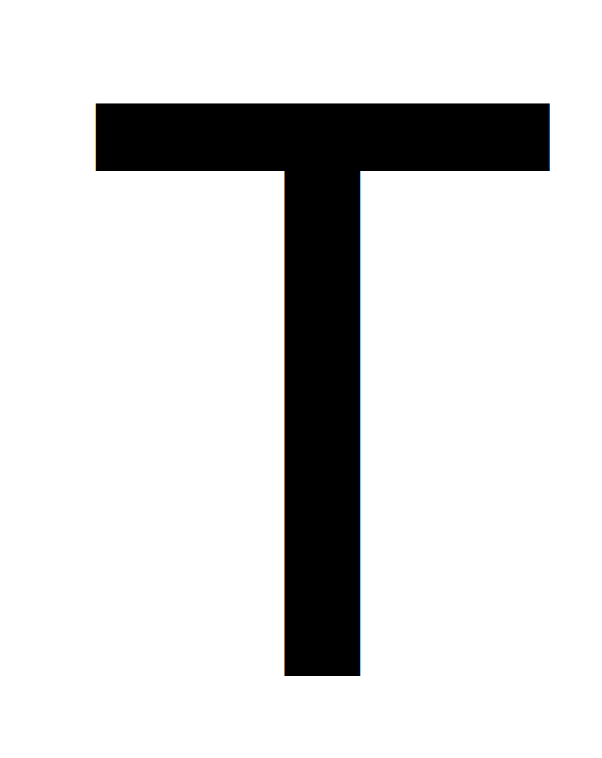
#> input picture Alphabet-Recognize/pics/T.png, 602 x 758 px
$ python picture_recognize.py
#> lines starting #> are read from the running program, lines starting #| are printed output that depends on the picture; after the words box and inside, x2 and y2 are one past the last pixel; in counts of white or black regions, pixels touching at a corner belong together
#> further down, img is the input picture: shape (758, 602, 3); mean B, G, R 216.5, 216.5, 216.5
import numpy as np
import cv2 as cv


#################### FIND CORNERS ####################
# return a picture of dots representing corners
def detect_corner(img):
	# convert the image to gray
	gray = cv.cvtColor(img, cv.COLOR_BGR2GRAY)

	# convert the numbers in gray to float
	# cv.cornerHarris() needs float image
	gray = np.float32(gray)

	# detect corners
	dst = cv.cornerHarris(gray, 2, 3, 0.04)
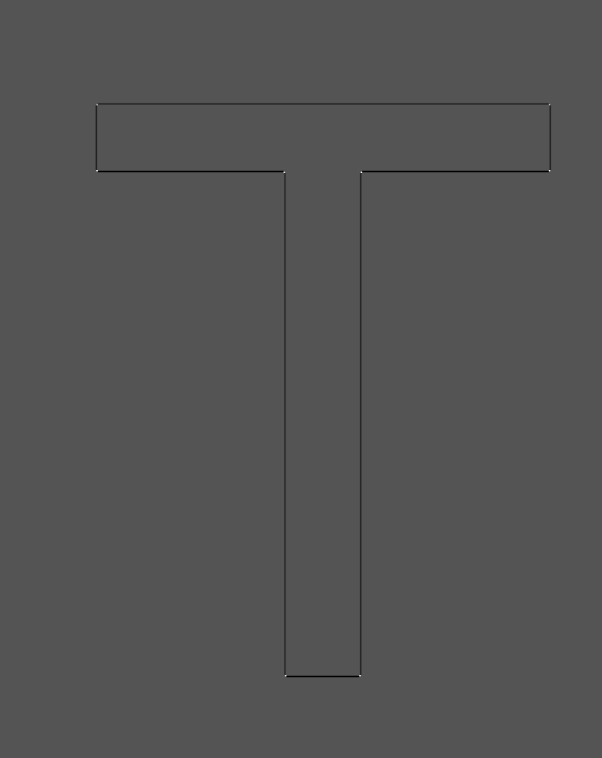
#> dst: shape (758, 602) float32; min -169130016, max 339398976, mean -725583.3; drawn with min black and max white
	dst = cv.dilate(dst, None)
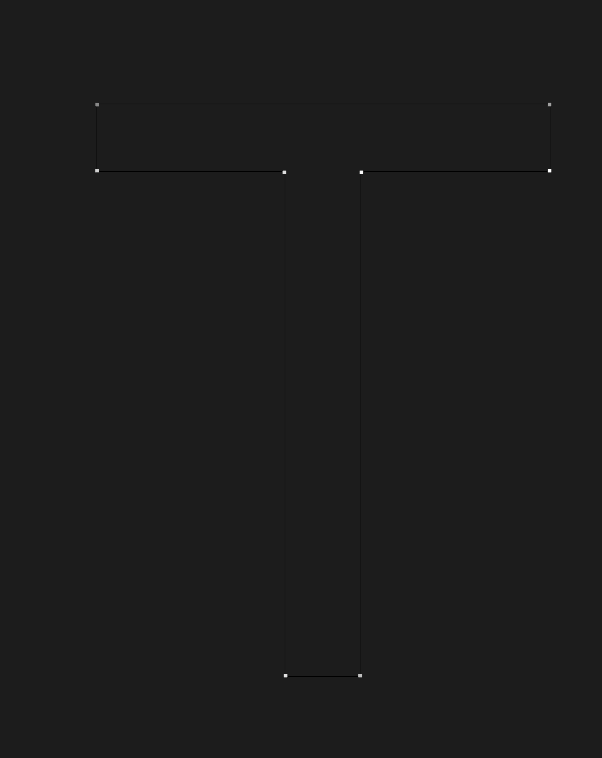
#> dst: shape (758, 602) float32; min -42282504, max 339398976, mean -12922.9; drawn with min black and max white

	return dst

######################################################


#################### SCAN FOR BOARD ##################

def nothing(a):
	pass

# initialize trackbars for canny
# [104 lines left out: functions initialize_trackbars, get_trackbars_value, get_biggest_contour, reorder_contour, drawRectangle, convert_to_flat, not called in this run]

######################################################


####################### MAIN #########################

if __name__ == '__main__':
	# set filename to the picture location and import image
	filename = '../pics/T.png'
	# filename = '../pics/T.png'
	img = cv.imread(filename)

	# # scan document
	# initialize_trackbars()
	# img = convert_to_flat(img)
	# # show scanned document
	# cv.imshow('scanned', img)
	# cv.waitKey(0)

	# detect corners
	dst = detect_corner(img)

	# make red dot on corners and show picture
	img[dst > 0.01 * dst.max()] = [0, 0, 255]
#> img: shape (758, 602, 3); 0.03% of pixels changed, all inside (x1, y1, x2, y2) = (94, 102, 552, 678)
	cv.imshow('dst', img)
	cv.waitKey(0)

######################################################

$ run again, with Alphabet-Recognize/pics/d.png copied over Alphabet-Recognize/pics/T.png
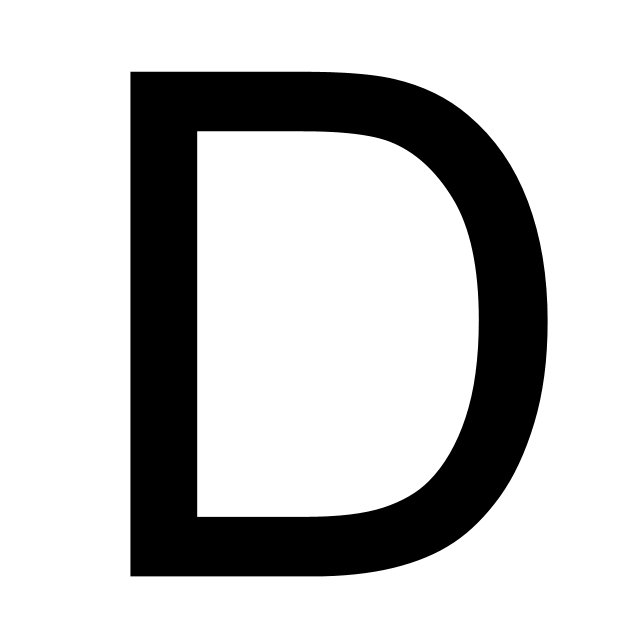
#> input picture Alphabet-Recognize/pics/d.png, 1280 x 1280 px (shown at 1/2 size)
#> img is the input picture: shape (1280, 1280, 3); min 0, max 255, mean 197.7
#> in detect_corner, `dst = cv.cornerHarris(gray, 2, 3, 0.04)`:
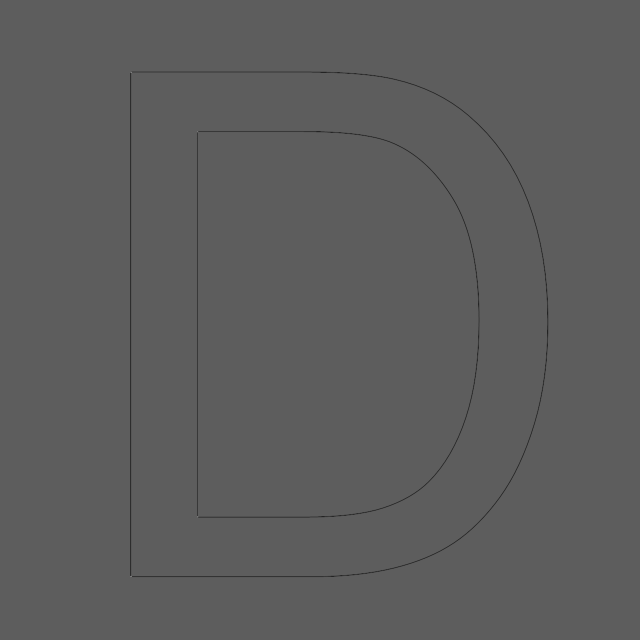
#> dst: shape (1280, 1280) float32 (shown at 1/2 size); min -169130016, max 292904832, mean -581084.2; drawn with min black and max white
#> img: shape (1280, 1280, 3); under 0.01% of pixels changed, all inside (x1, y1, x2, y2) = (260, 142, 398, 1155)
